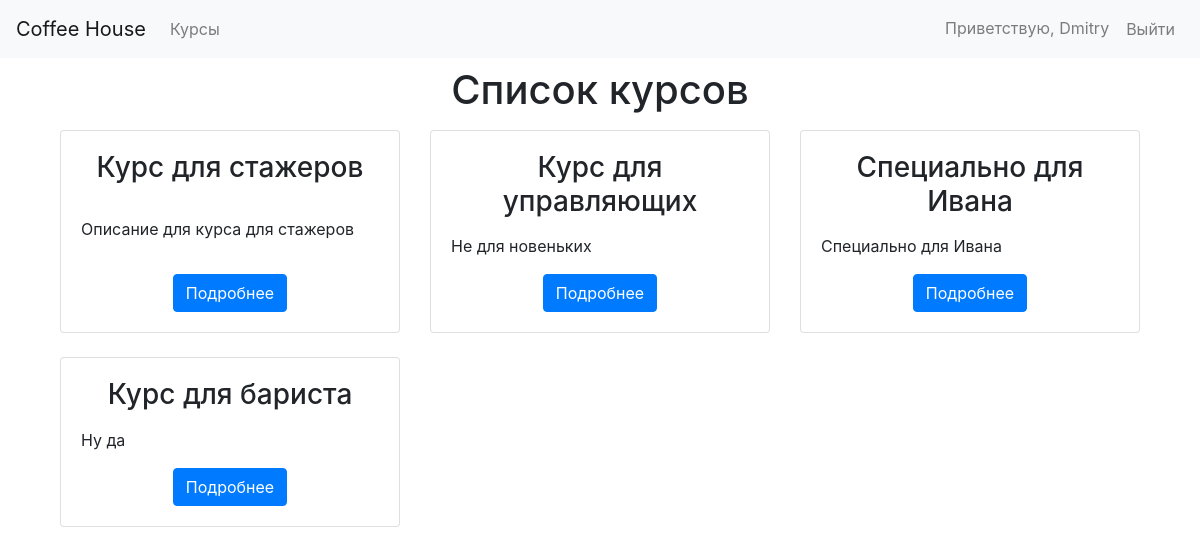
Before: /courses/ (signed in) with the older database file.
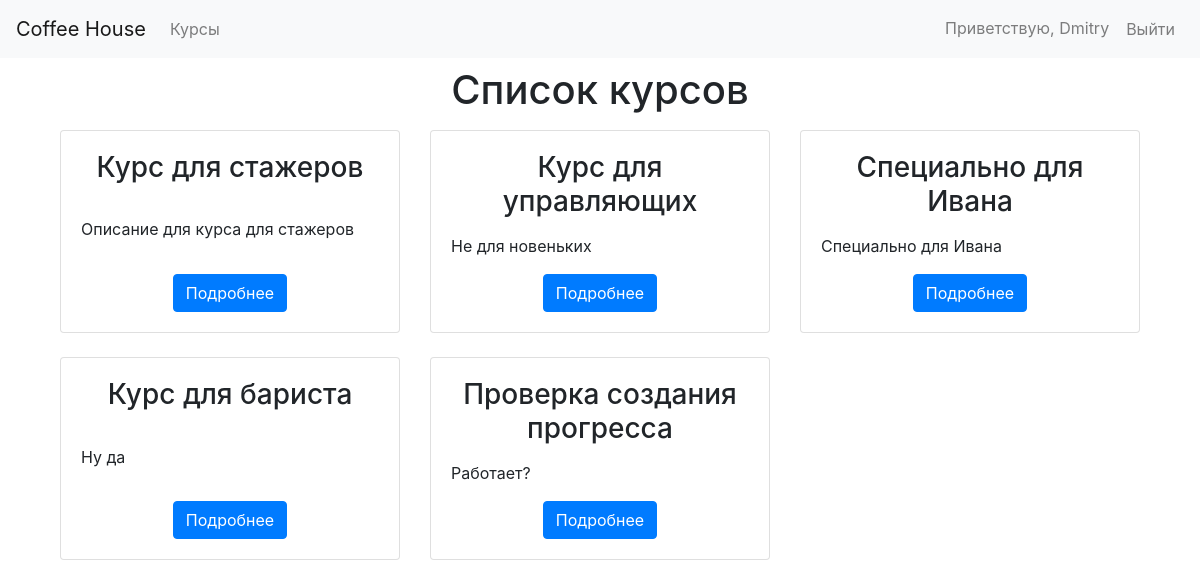
After: the same page with the newer database file.
### courses/models.py (models this page shows, shortened)
class Course(models.Model):
    title = models.CharField(max_length=100)
    description = models.TextField()
    role = models.CharField(max_length=20, choices=ROLE_CHOICES)
    video_url = models.URLField(blank=True)
    course_slug = models.SlugField(unique=True, max_length=100, default='')
    users = models.ManyToManyField(UserProfile, through='LearningProgress')
    @property
    def role_hierarchy(self):
        return ROLE_HIERARCHY[self.role]

### courses/views.py (the view)
# urls.py: path('', views.course_list, name='courses'),
@login_required
def course_list(request):
    user_profile = getattr(request.user, 'userprofile', None)
    available_courses = get_available_courses(user_profile)
    return render(request, 'courses/courses.html',
                  {'courses': available_courses, 'user_profile': user_profile})

### courses/views.py (called while the page is built)
def get_available_courses(user_profile):
    courses = Course.objects.all()
    available_courses = []
    for course in courses:
        if user_profile and user_profile.role in course.role_hierarchy:
            available_courses.append(course)
    return available_courses

### templates/courses/courses.html (shortened to what this page needs)
{% extends 'base.html' %}
{% load static %}
{% block content %}
<div class="container">
    <div class="row justify-content-center">
        <div class="col-md-12">
            <h1 class="text-center mb-2 py-2">Список курсов</h1>
            {% if user.is_authenticated %}
                <div class="row">
                    {% for course in courses %}
                        <div class="col-md-4 mb-4">
                            <div class="card h-100">
                                <div class="card-body d-flex flex-column">
                                    <h3 class="card-title text-center mb-3 flex-grow-1">{{ course.title }}</h3>
                                    <p class="card-text flex-grow-1">{{ course.description }}</p>
                                    <div class="text-center">
                                        <a href="{% url 'course_detail' course.course_slug %}" class="btn btn-primary">Подробнее</a>
                                    </div>
                                </div>
                            </div>
                        </div>
                    {% empty %}
                        <div class="col">
                            <p class="text-center">Нет доступных курсов</p>
                        </div>
                    {% endfor %}
                </div>
            {% endif %}
        </div>
    </div>
</div>
{% endblock %}

Changed rows visible on the page:
added Course: title "Проверка создания прогресса", description "Работает?"
